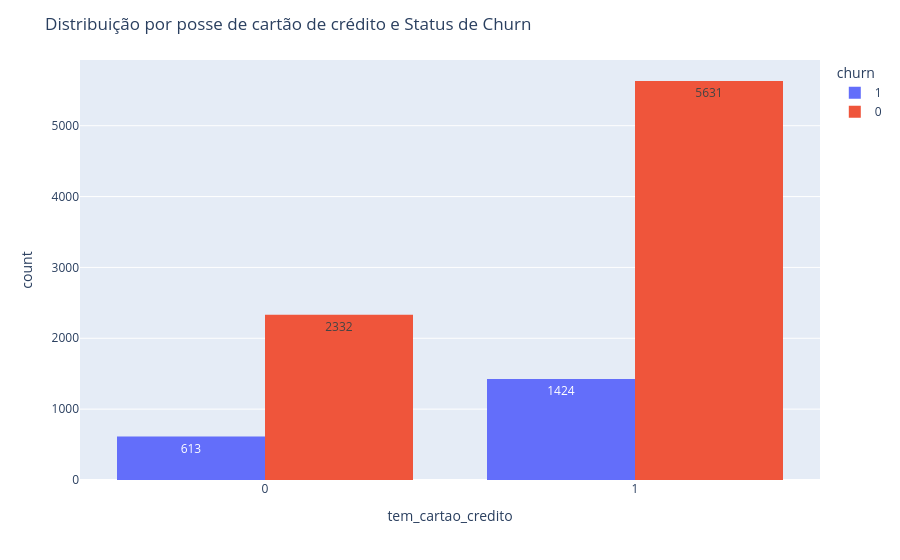

The notebook cell this image was saved under:
### Code cell
fig4 = px.histogram(dados, x = 'tem_cartao_credito', text_auto = True, color = 'churn', barmode = 'group')

fig4.update_layout(
    title='Distribuição por posse de cartão de crédito e Status de Churn'
)

fig4.show()

### Figure 1 — Plotly figure (JSON) as saved in the notebook; plotly's stock layout.template omitted (floating-point values rounded to 4 significant figures; data arrays with more than 128 entries replaced by an {"elided": "..."} marker saying what was removed)
{"data": [{"alignmentgroup": "True", "bingroup": "x", "hovertemplate": "churn=1<br>tem_cartao_credito=%{x}<br>count=%{y}<extra></extra>", "legendgroup": "1", "marker": {"color": "#636efa", "pattern": {"shape": ""}}, "name": "1", "offsetgroup": "1", "orientation": "v", "showlegend": true, "texttemplate": "%{value}", "type": "histogram", "x": {"elided": "2037 int values"}, "xaxis": "x", "yaxis": "y"}, {"alignmentgroup": "True", "bingroup": "x", "hovertemplate": "churn=0<br>tem_cartao_credito=%{x}<br>count=%{y}<extra></extra>", "legendgroup": "0", "marker": {"color": "#EF553B", "pattern": {"shape": ""}}, "name": "0", "offsetgroup": "0", "orientation": "v", "showlegend": true, "texttemplate": "%{value}", "type": "histogram", "x": {"elided": "7963 int values"}, "xaxis": "x", "yaxis": "y"}], "layout": {"barmode": "group", "legend": {"title": {"text": "churn"}, "tracegroupgap": 0}, "margin": {"t": 60}, "title": {"text": "Distribuição por posse de cartão de crédito e Status de Churn"}, "xaxis": {"anchor": "y", "domain": [0, 1], "title": {"text": "tem_cartao_credito"}}, "yaxis": {"anchor": "x", "domain": [0, 1], "title": {"text": "count"}}}}
